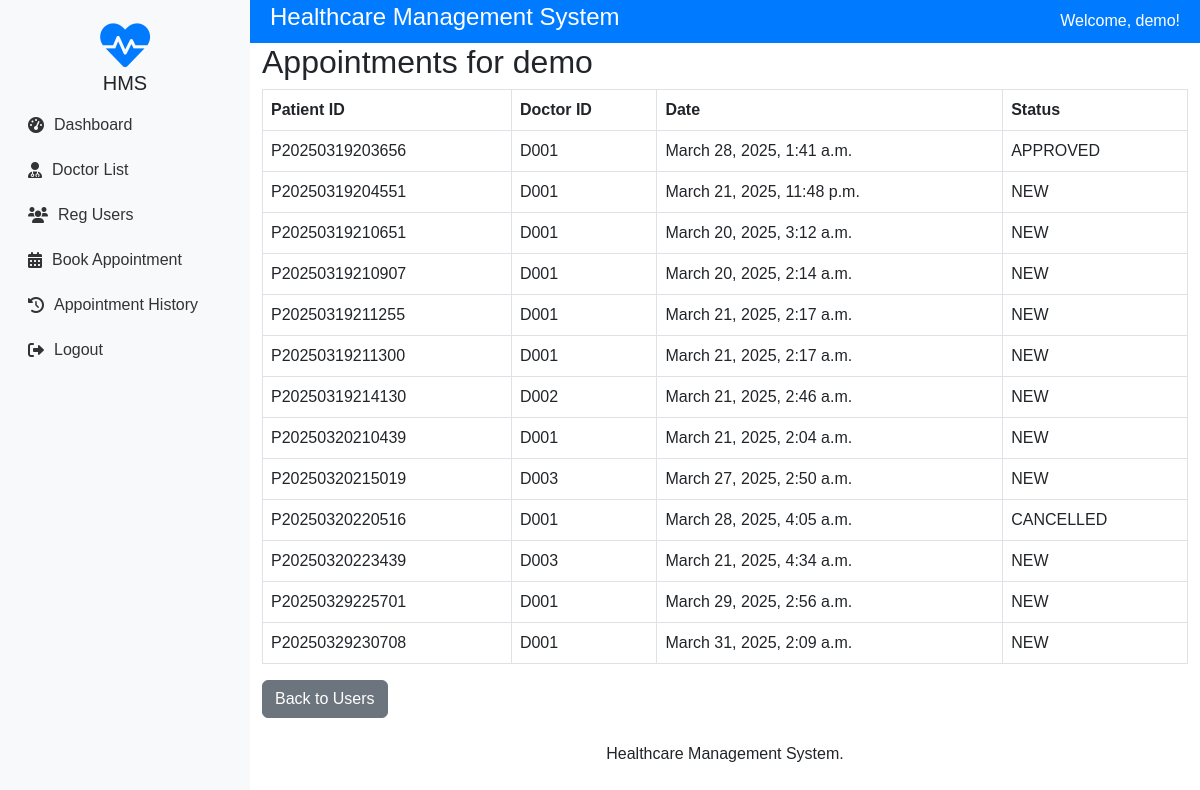
/users/2/appointments/ (signed in), run on the app's committed database.
### patients/models.py (models this page shows, shortened)
class Appointment(models.Model):
    STATUS_CHOICES = (
        ('NEW', 'New'),
        ('APPROVED', 'Approved'),
        ('CANCELLED', 'Cancelled'),
    )
    patient_id = models.CharField(max_length=50)
    doctor_id = models.CharField(max_length=50)
    date = models.DateTimeField()
    status = models.CharField(max_length=20, choices=STATUS_CHOICES, default='NEW')
    user = models.ForeignKey(User, on_delete=models.CASCADE)

### patients/views.py (the view)
# urls.py: path('users/<int:user_id>/appointments/', views.user_appointments, name='user_appointments'),
@login_required
def user_appointments(request, user_id):
    user = User.objects.get(id=user_id)
    appointments = Appointment.objects.filter(user=user)
    return render(request, 'user_appointments.html', {'user': user, 'appointments': appointments})

### templates/user_appointments.html
{% extends 'base.html' %}
{% block content %}
<h2>Appointments for {{ user.username }}</h2>
<table class="table table-bordered">
    <thead>
        <tr>
            <th>Patient ID</th>
            <th>Doctor ID</th>
            <th>Date</th>
            <th>Status</th>
        </tr>
    </thead>
    <tbody>
        {% for appointment in appointments %}
        <tr>
            <td>{{ appointment.patient_id }}</td>
            <td>{{ appointment.doctor_id }}</td>
            <td>{{ appointment.date }}</td>
            <td>{{ appointment.status }}</td>
        </tr>
        {% empty %}
        <tr>
            <td colspan="4">No appointments found.</td>
        </tr>
        {% endfor %}
    </tbody>
</table>
<a href="{% url 'user_list' %}" class="btn btn-secondary">Back to Users</a>
{% endblock %}

### templates/base.html (shortened to what this page needs)
<!DOCTYPE html>
<html lang="en">
<head>
    <link rel="stylesheet" href="https://cdn.jsdelivr.net/npm/bootstrap@5.3.0/dist/css/bootstrap.min.css">
    <link rel="stylesheet" href="https://cdnjs.cloudflare.com/ajax/libs/font-awesome/6.0.0-beta3/css/all.min.css">
    {% load static %}
    <link rel="stylesheet" href="{% static 'css/styles.css' %}">
</head>
<body>
    <div class="sidebar">
        <div class="logo">
            <i class="fas fa-heartbeat"></i>
            <h5>HMS</h5>
        </div>
        <ul>
            {% if user.is_authenticated %}
                <li><a href="{% url 'dashboard' %}"><i class="fas fa-tachometer-alt"></i> Dashboard</a></li>
                <li><a href="{% url 'doctor_list' %}"><i class="fas fa-user-md"></i> Doctor List</a></li>
                <li><a href="{% url 'user_list' %}"><i class="fas fa-users"></i> Reg Users</a></li>
                <li><a href="{% url 'book_appointment' %}"><i class="fas fa-calendar-alt"></i> Book Appointment</a></li>
                <li><a href="{% url 'appointment_history' %}"><i class="fas fa-history"></i> Appointment History</a></li>
                <li><a href="{% url 'logout' %}"><i class="fas fa-sign-out-alt"></i> Logout</a></li>
            {% else %}
                <li><a href="{% url 'login' %}"><i class="fas fa-sign-in-alt"></i> Login</a></li>
                <li><a href="{% url 'signup' %}"><i class="fas fa-user-plus"></i> Signup</a></li>
            {% endif %}
        </ul>
    </div>
    <div class="main-content">
        <div class="header">
            <h4>Healthcare Management System</h4>
            <div>
                {% if user.is_authenticated %}
                    <span>Welcome, {{ user.username }}!</span>
                {% endif %}
            </div>
        </div>
        <div class="container">
            {% block content %}{% endblock %}
        </div>
        <footer class="mt-4 text-center">
            <p>Healthcare Management System.</p>
        </footer>
    </div>
    {% load static %}
</body>
</html>

### static/css/styles.css (style rules this page uses)
body { font-family: Arial, sans-serif; }

### templates/base.html (style rules this page uses)
body { font-family: Arial, sans-serif; margin: 0; padding: 0; display: flex; }
.sidebar { width: 250px; background-color: #f8f9fa; height: 100vh; padding: 20px; position: fixed; }
.sidebar .logo { text-align: center; margin-bottom: 10px; }
.sidebar .logo i { font-size: 50px; color: #007bff; }
.sidebar ul { list-style: none; padding: 0; }
.sidebar ul li { margin: 5px 0; }
.sidebar ul li a { text-decoration: none; color: #333; display: flex; align-items: center; padding: 8px; border-radius: 5px; }
.sidebar ul li a i { margin-right: 10px; }
.main-content { margin-left: 250px; padding: 0; width: 100%; }
.header { background-color: #007bff; color: white; padding: 3px 20px; display: flex; justify-content: space-between; align-items: center; }
.container { margin-top: 0; }

### data on the page
Appointment: patient_id "P20250319203656", doctor_id "D001", date "March 28, 2025, 1:41 a.m.", status "APPROVED"
Appointment: patient_id "P20250319204551", doctor_id "D001", date "March 21, 2025, 11:48 p.m.", status "NEW"
Appointment: patient_id "P20250319210651", doctor_id "D001", date "March 20, 2025, 3:12 a.m.", status "NEW"
Appointment: patient_id "P20250319210907", doctor_id "D001", date "March 20, 2025, 2:14 a.m.", status "NEW"
Appointment: patient_id "P20250319211255", doctor_id "D001", date "March 21, 2025, 2:17 a.m.", status "NEW"
Appointment: patient_id "P20250319211300", doctor_id "D001", date "March 21, 2025, 2:17 a.m.", status "NEW"
Appointment: patient_id "P20250319214130", doctor_id "D002", date "March 21, 2025, 2:46 a.m.", status "NEW"
Appointment: patient_id "P20250320210439", doctor_id "D001", date "March 21, 2025, 2:04 a.m.", status "NEW"
Appointment: patient_id "P20250320215019", doctor_id "D003", date "March 27, 2025, 2:50 a.m.", status "NEW"
Appointment: patient_id "P20250320220516", doctor_id "D001", date "March 28, 2025, 4:05 a.m.", status "CANCELLED"
Appointment: patient_id "P20250320223439", doctor_id "D003", date "March 21, 2025, 4:34 a.m.", status "NEW"
Appointment: patient_id "P20250329225701", doctor_id "D001", date "March 29, 2025, 2:56 a.m.", status "NEW"
Appointment: patient_id "P20250329230708", doctor_id "D001", date "March 31, 2025, 2:09 a.m.", status "NEW"

### other printed values
{{ user.username }} "demo"
